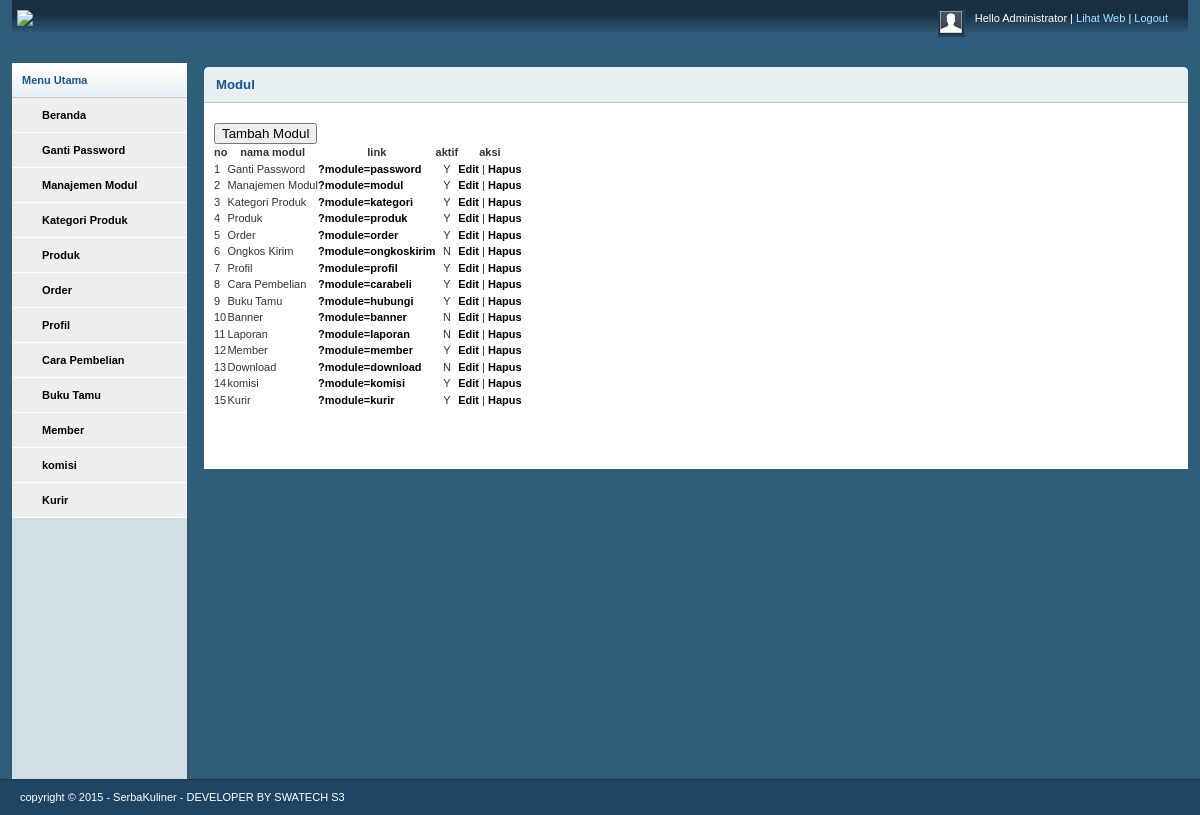
The page /web/input_supplier/media.php?module=modul (signed in) on the database its author committed.
### tables this page shows
CREATE TABLE IF NOT EXISTS `modul` (
`id_modul` int(5) NOT NULL,
  `nama_modul` varchar(50) NOT NULL,
  `link` varchar(100) NOT NULL,
  `static_content` text NOT NULL,
  `gambar` varchar(100) NOT NULL,
  `status` enum('user','admin') NOT NULL,
  `aktif` enum('Y','N') NOT NULL,
  `urutan` int(5) NOT NULL
);

### web/input_supplier/modul/mod_modul/modul.php (the view, shortened to what this page needs)
<?php
$aksi="modul/mod_modul/aksi_modul.php";
switch($_GET[act]){
  default:
    echo "<h2>Modul</h2>
          <input type=button value='Tambah Modul' onclick=\"window.location.href='?module=modul&act=tambahmodul';\">
          <table>
          <tr><th>no</th><th>nama modul</th><th>link</th><th>aktif</th><th>aksi</th></tr>";
    $tampil=mysql_query("SELECT * FROM modul ORDER BY urutan");
    while ($r=mysql_fetch_array($tampil)){
      echo "<tr><td>$r[urutan]</td>
            <td>$r[nama_modul]</td>
            <td><a href=$r[link]>$r[link]</a></td>
            <td align=center>$r[aktif]</td>
            <td><a href=?module=modul&act=editmodul&id=$r[id_modul]>Edit</a> |
	              <a href=$aksi?module=modul&act=hapus&id=$r[id_modul]>Hapus</a>
            </td></tr>";
    }
    echo "</table>";
    break;
}
?>

### web/input_supplier/media.php (shortened to what this page needs)
<?php
if (empty($_SESSION[username_admin]) AND empty($_SESSION[passuser_admin])){
  echo "<link href='style.css' rel='stylesheet' type='text/css'>
 <center>Untuk mengakses modul, Anda harus login <br>";
  echo "<a href=index.php><b>LOGIN</b></a></center>";
}
else{
?>
<!DOCTYPE html PUBLIC "-//W3C//DTD XHTML 1.0 Strict//EN" "http://www.w3.org/TR/xhtml1/DTD/xhtml1-strict.dtd">
<html xmlns="http://www.w3.org/1999/xhtml">
<head>
    <link rel="stylesheet" type="text/css" href="css/reset.css" media="screen" />
    <link rel="stylesheet" type="text/css" href="css/text.css" media="screen" />
    <link rel="stylesheet" type="text/css" href="css/grid.css" media="screen" />
    <link rel="stylesheet" type="text/css" href="css/layout.css" media="screen" />
    <link rel="stylesheet" type="text/css" href="css/nav.css" media="screen" />
    <link href="css/table/demo_page.css" rel="stylesheet" type="text/css" />
</head>
<body>
    <div class="container_12">
        <div class="grid_12 header-repeat">
            <div id="branding">
                <div class="floatleft">
                    <img src="../foto_banner/banr2.jpg" style="width:275px;" /></div>
                <div class="floatright">
                    <div class="floatleft">
                        <img src="img/img-profile.jpg" alt="Profile Pic" /></div>
                    <div class="floatleft marginleft10">
                        <ul class="inline-ul floatleft">
                            <li>Hello <?php echo $_SESSION["namalengkap_admin"];?></li>
							<li><a href="../index.php" target="_blank">Lihat Web</a></li>
                            <li><a href="logout.php">Logout</a></li>
                        </ul>
                    </div>
                </div>
            </div>
        </div>
 <div class="grid_2">
<br />
		<div class="box sidemenu">
                <div class="block" id="section-menu">
                    <ul class="section menu">
                        <li><a class="menuitem">Menu Utama</a>
                            <ul class="submenu">
				<li ><a href='?module=home'>Beranda</a></li>
							<?php
  $sql=mysql_query("select * from modul where aktif='Y' order by urutan");
	while ($m=mysql_fetch_array($sql)){
  echo "<li ><a href='$m[link]'>$m[nama_modul]</a></li>";
}
?>
                            </ul>
                        </li>
                    </ul>
                </div>
            </div>
        </div>
        <div class="grid_10">
            <div class="box round first grid">
                <div class="block">
						<?php include "content.php"; ?>
                </div>
            </div>
        </div>
    </div>
    <div id="site_info">
        <p>
           copyright © 2015 - SerbaKuliner - DEVELOPER BY SWATECH S3
        </p>
    </div>
</body>
</html>
<?php
}
?>

### web/input_supplier/content.php (shortened to what this page needs)
<?php
if ($_GET[module]=='home'){
  if ($_SESSION['leveluser_admin']=='admin'){
  echo "<h2>Selamat Datang</h2>
          <p>Hai <b>$_SESSION[namalengkap_admin]</b>, selamat datang di halaman Administrator.<br> Silahkan klik menu pilihan yang berada
          di sebelah kiri untuk mengelola content website. </p>
          <p>&nbsp;</p><p>&nbsp;</p><p>&nbsp;</p><p>&nbsp;</p><p>&nbsp;</p><p>&nbsp;</p><p>&nbsp;</p><p>&nbsp;</p>
          <p align=right>Login : $hari_ini, ";
  echo tgl_indo(date("Y m d"));
  echo " | ";
  echo date("H:i:s");
  echo " WIB</p>";
  }
}
elseif ($_GET[module]=='modul'){
  if ($_SESSION['leveluser_admin']=='admin'){
    include "modul/mod_modul/modul.php";
  }
}
elseif ($_GET[module]=='kategori'){
  if ($_SESSION['leveluser_admin']=='admin'){
    include "modul/mod_kategori/kategori.php";
  }
}
elseif ($_GET[module]=='produk'){
  if ($_SESSION['leveluser_admin']=='admin'){
    include "modul/mod_produk/produk.php";
  }
}
elseif ($_GET[module]=='komisi'){
  if ($_SESSION['leveluser_admin']=='admin'){
    include "modul/mod_komisi/komisi.php";
  }
}
elseif ($_GET[module]=='member'){
  if ($_SESSION['leveluser_admin']=='admin'){
    include "modul/mod_member/member.php";
  }
}
elseif ($_GET[module]=='supplier'){
  if ($_SESSION['leveluser_admin']=='admin'){
    include "modul/mod_supplier/supplier.php";
  }
}
elseif ($_GET[module]=='order'){
  if ($_SESSION['leveluser_admin']=='admin'){
    include "modul/mod_order/order.php";
  }
}
elseif ($_GET[module]=='profil'){
  if ($_SESSION['leveluser_admin']=='admin'){
    include "modul/mod_profil/profil.php";
  }
}
elseif ($_GET[module]=='hubungi'){
  if ($_SESSION['leveluser_admin']=='admin'){
    include "modul/mod_hubungi/hubungi.php";
  }
}
elseif ($_GET[module]=='carabeli'){
  if ($_SESSION['leveluser_admin']=='admin'){
    include "modul/mod_carabeli/carabeli.php";
  }
}
elseif ($_GET[module]=='banner'){
  if ($_SESSION['leveluser_admin']=='admin'){
    include "modul/mod_banner/banner.php";
  }
}
elseif ($_GET[module]=='ongkoskirim'){
  if ($_SESSION['leveluser_admin']=='admin'){
    include "modul/mod_ongkoskirim/ongkoskirim.php";
  }
}
elseif ($_GET[module]=='password'){
  if ($_SESSION['leveluser_admin']=='admin'){
    include "modul/mod_password/password.php";
  }
}
elseif ($_GET[module]=='laporan'){
  if ($_SESSION['leveluser_admin']=='admin'){
    include "modul/mod_laporan/laporan.php";
  }
}
elseif ($_GET[module]=='ym'){
  if ($_SESSION['leveluser_admin']=='admin'){
    include "modul/mod_ym/ym.php";
  }
}
elseif ($_GET[module]=='download'){
  if ($_SESSION['leveluser_admin']=='admin'){
    include "modul/mod_download/download.php";
  }
}
else{
  echo "<p><b>MODUL BELUM ADA ATAU BELUM LENGKAP</b></p>";
}
?>

### web/input_supplier/css/grid.css (style rules this page uses)
.container_12, .container_16 { width: 100%; }
.grid_1, .grid_2, .grid_3, .grid_4, .grid_5, .grid_6, .grid_7, .grid_8, .grid_9, .grid_10, .grid_11, .grid_12, .grid_13, .grid_14, .grid_15, .grid_16 { display: inline; float: left; margin-left: 1%; margin-right: 1%; }
.container_12 .grid_12, .container_16 .grid_16 { width: 98%; }
.container_12 .grid_2 { width: 14.666%; }
.container_12 .grid_10 { width: 81.333%; }

### web/input_supplier/css/layout.css (style rules this page uses)
body { background: #fff; color: #333; font-size: 11px; padding: 0 0 0px; }
.floatleft { float:left; }
.floatright { float:right; }
.inline-ul li { display:inline; color:#fff; }
.marginleft10 { margin-left:10px; }
a { color: #000; font-weight:bold; text-decoration: none; }
.container_12, .container_16 { background:#2E5E79; margin-left: auto; margin-right: auto; }
h1, h2, h3, h4, h5, h6 { line-height:1.2em; margin-bottom:.3em; }
h2 { margin-top:1em; }
#branding { font-weight:normal; text-align:left; padding:10px 20px 5px 5px; margin-bottom:0; }
#branding { background-image: linear-gradient(bottom, rgb(49,92,124) 28%, rgb(24,46,66) 69%); background-image: -o-linear-gradient(bottom, rgb(49,92,124) 28%, rgb(24,46,66) 69%); background-image: -moz-linear-gradient(bottom, rgb(49,92,124) 28%, rgb(24,46,66) 69%); background-image: -webkit-linear-gradient(bottom, rgb(49,92,124) 28%, rgb(24,46,66) 69%); background-image: -ms-linear-gradient(bottom, rgb(49,92,124) 28%, rgb(24,46,66) 69%); background-image: -webkit-gradient( linear, left bottom, left top, color-stop(0.28, rgb(49,92,124)), color-stop(0.69, rgb(24,46,66)) ); }
.header-repeat { background:url(../img/header-repeat.jpg) repeat-x; }
#branding a { color:#A1EAFF; font-weight:normal; }
#branding a:before { content:" | "; color:#fff; }
#branding ul, #branding ul li { margin:0px; padding:0px; }
#branding li { padding:0px 0px 0px 0px !important; }
.box { background:#fff; margin-bottom:20px; padding:10px 10px 10px 10px; margin-left:-8px; }
.box.grid { padding-bottom:40px; }
.box.round { -moz-border-radius: 5px 5px 0px 0px; -webkit-border-radius: 5px 5px 0px 0px; border-radius: 5px 5px 0px 0px; }
.box h2 { font-size:1.2em; font-weight:bold; color:#1B548D; background:#E6F0F3; margin:-10px -10px 20px -10px; padding:10px 12px; border-bottom:1px solid #B3CBD6; -moz-border-radius: 5px 5px 0px 0px; -webkit-border-radius: 5px 5px 0px 0px; border-radius: 5px 5px 0px 0px; }
.box.first { margin-top:20px; }
.block { padding-top:0px; }
.box.sidemenu { background-color:#D1DEE4; border-right:1px solid #3A5665; padding:0px; margin:0px; cursor:pointer; }
.box.sidemenu .block { padding-top:0px; margin-top:0px; }
p { margin-bottom:1em; }
ul, ol { padding-top:0; }
ul.menu { list-style:none; border-top:1px solid #bbb; }
ul.menu li { margin:0; }
ul.menu li a { display:block; padding:4px 10px; border-bottom:1px solid #ccc; }
ul.menu ul { list-style:none; margin:0; }
ul.menu ul li a { padding-left:30px; }
ul.section { border-top:0; margin-bottom:0; }
ul.section li a { background:url(../img/sidemenu-repeat.jpg) repeat-x; line-height:26px; }
ul.section li li a { background:#ddd; border-bottom:1px solid #eee; }
ul.section ul li { text-transform:none; }
ul.section ul.current li a { background:#eee; border-bottom:1px solid #fff; }
ul.section li a.current { color:#1B548D; background:url(../img/sidemenu-repeat-hover.jpg) repeat-x; }
#site_info { color:#fff; background:#204562; border-top:1px solid #1d3b53; padding-left:20px; margin-left: auto; margin-right: auto; }
#site_info p { line-height:35px; margin-bottom:0px; }
.block { padding-bottom:1px; }

### rows shown on the page
modul: nama_modul "Ganti Password", urutan "1", link "?module=password", aktif "Y"
modul: nama_modul "Manajemen Modul", urutan "2", link "?module=modul", aktif "Y"
modul: nama_modul "Kategori Produk", urutan "3", link "?module=kategori", aktif "Y"
modul: nama_modul "Produk", urutan "4", link "?module=produk", aktif "Y"
modul: nama_modul "Order", urutan "5", link "?module=order", aktif "Y"
modul: nama_modul "Profil", urutan "7", link "?module=profil", aktif "Y"
modul: nama_modul "Cara Pembelian", urutan "8", link "?module=carabeli", aktif "Y"
modul: nama_modul "Buku Tamu", urutan "9", link "?module=hubungi", aktif "Y"
modul: nama_modul "Member", urutan "12", link "?module=member", aktif "Y"
modul: nama_modul "komisi", urutan "14", link "?module=komisi", aktif "Y"
modul: nama_modul "Kurir", urutan "15", link "?module=kurir", aktif "Y"
modul: urutan "6", nama_modul "Ongkos Kirim", link "?module=ongkoskirim", aktif "N"
modul: urutan "10", nama_modul "Banner", link "?module=banner", aktif "N"
modul: urutan "11", nama_modul "Laporan", link "?module=laporan", aktif "N"
modul: urutan "13", nama_modul "Download", link "?module=download", aktif "N"

### other values the page prints
$_SESSION["namalengkap_admin"] "Administrator"
